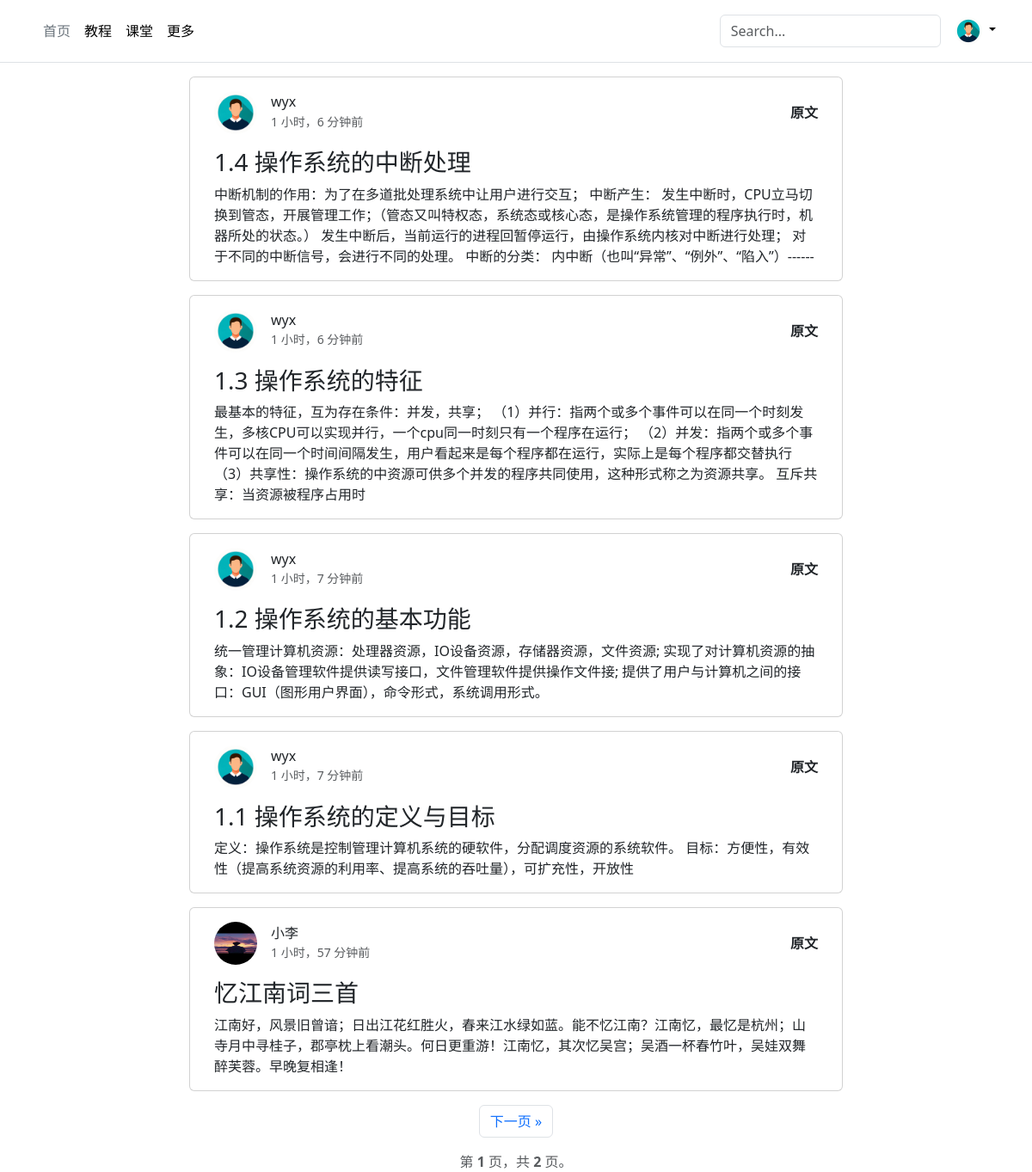
Page / (signed in) on the committed database.
### user/models.py (models this page shows, shortened)
class User(AbstractUser):
    avatar = models.ImageField(upload_to='avatars/', blank=True,default='avatars/default.png')
    bio = models.TextField(max_length=100, blank=True)

### article/models.py (models this page shows, shortened)
class ArticlePost(models.Model):
    author = models.ForeignKey(User, on_delete=models.CASCADE)
    title = models.CharField(max_length=100)
    body = models.TextField()
    created = models.DateTimeField(auto_now_add=True)
    updated = models.DateTimeField(auto_now=True)
    column = models.ForeignKey(Column, on_delete=models.CASCADE, null=True, blank=True,related_name='articles')
    views = models.PositiveIntegerField(default=0)
    likes = models.PositiveIntegerField(default=0)

### article/views.py (the view)
# urls.py: path('', Index.as_view(), name='index'),
class Index(ListView):
    template_name = 'article/index.html'
    queryset = ArticlePost.objects.all()
    paginate_by = 5
    context_object_name = 'articles'
    def get_queryset(self):
        queryset = super().get_queryset().order_by('-created')
        query = self.request.GET.get('search')
        if query:
                    queryset = queryset.filter(
            Q(title__icontains=query) | Q(body__icontains=query) | Q(author__username__icontains=query)
        )
        return queryset

### templates/article/index.html (shortened to what this page needs)
{% extends 'base.html' %}
{% block content %}
<div class="container">
  <div class="row justify-content-center">
    {% if articles %}
    {% for article in articles %}
    <div class="card col-lg-8 mb-3">
      <div class="card-body">
        <div class="d-flex align-items-center mb-3">
          <img src="{{ article.author.avatar.url }}" alt="用户头像" class="rounded-circle me-3"
            style="width: 50px; height: 50px;">
          <div>
            <a href="{% url 'user:profile' article.author.id %}" class="text-decoration-none text-dark">
              <h6 class="mb-0">{{ article.author.username }}</h6>
            </a>
            <small class="text-muted">{{ article.created|timesince }}前</small>
          </div>
          <a href="{% url 'article:detail' article.id %}" class="ms-auto text-decoration-none text-dark fw-bold">原文</a>
        </div>
        <h3 class="card-title">{{article.title}}</h3>
        <p class="card-text">{{article.body|slice:":200"}}</p>
      </div>
    </div>
    {% endfor %}
    {% else %}
    <p class="text-center">目前没有文章。</p>
    {% endif %}
  </div>
</div>
{% if is_paginated %}
<nav aria-label="Pagination">
  <ul class="pagination justify-content-center">
    {% if page_obj.has_next %}
    <li class="page-item">
      <a class="page-link" href="/?page={{ page_obj.next_page_number }}" aria-label="Next">
        下一页 <span aria-hidden="true">&raquo;</span>
      </a>
    </li>
    {% else %}
    <li class="page-item disabled">
      <span class="page-link" aria-hidden="true">下一页 &raquo;</span>
    </li>
    {% endif %}
  </ul>
  <div class="text-center mt-2">
    <span class="text-muted">
      第 <strong>{{ page_obj.number }}</strong> 页，共 <strong>{{ page_obj.paginator.num_pages }}</strong> 页。
    </span>
  </div>
</nav>
{% endif %}
{% endblock %}

### templates/base.html (shortened to what this page needs)
{% load static %}
<!DOCTYPE html>
<html lang="zh-cn">
  <head>
    <link
      rel="stylesheet"
      href="{% static 'bootstrap/css/bootstrap.min.css' %}"
    />
  </head>
  <body>
    <header class="p-3 mb-3 border-bottom">
      <div class="container">
        <div
          class="d-flex flex-wrap align-items-center justify-content-center justify-content-lg-start"
        >
          <ul
            class="nav col-12 col-lg-auto me-lg-auto mb-2 justify-content-center mb-md-0"
          >
            <li>
              <a href="/" class="nav-link px-2 link-secondary">首页</a>
            </li>
            <li>
              <a href="/course" class="nav-link px-2 link-body-emphasis">教程</a>
            </li>
            <li>
              <a href="#" class="nav-link px-2 link-body-emphasis">课堂</a>
            </li>
            <li>
              <a href="#" class="nav-link px-2 link-body-emphasis">更多</a>
            </li>
          </ul>
          <form class="col-12 col-lg-auto mb-3 mb-lg-0 me-lg-3" role="search">
            <input
              type="search"
              class="form-control"
              name="search"
              placeholder="Search..."
              aria-label="Search"
            />
          </form>
          {% if user.is_authenticated %}
          <div class="dropdown text-end">
            <a
              href="#"
              class="d-block link-body-emphasis text-decoration-none dropdown-toggle"
              data-bs-toggle="dropdown"
              aria-expanded="false"
            >
            {% if user.avatar %}
              <img
                src="{{ user.avatar.url}}"
                alt="avatar"
                width="32"
                height="32"
                class="rounded-circle"
              />
              {% endif %}
            </a>
            {% else %}
            <a href="/user/login" class="nav-link px-2 link-secondary">登录</a>
            {% endif %}
          </div>
        </div>
      </div>
    </header>
    {% block content %}{% endblock content %}
  </body>
</html>

### rows in the picture
User: avatar (placeholder picture)
ArticlePost: author.avatar (placeholder picture), author.username "wyx", created "1 小时，6 分钟", title "1.4 操作系统的中断处理", body "中断机制的作用：为了在多道批处理系统中让用户进行交互； 中断产生： 发生中断时，CPU立马切换到管态，开展管理工作；（管态又叫特权态，系统态或核心态，是操作系统管理的程序执行时，机器所处的状态。） 发生中断后，当前运行的进程回暂停运行，由操作系统内核对中断进行处理； 对于不同的中断信号，会进行不同的处理。 中断的分类： 内中断（也叫“异常”、“例外”、“陷入”）------"
ArticlePost: author.avatar (placeholder picture), author.username "wyx", created "1 小时，6 分钟", title "1.3 操作系统的特征", body "最基本的特征，互为存在条件：并发，共享； （1）并行：指两个或多个事件可以在同一个时刻发生，多核CPU可以实现并行，一个cpu同一时刻只有一个程序在运行； （2）并发：指两个或多个事件可以在同一个时间间隔发生，用户看起来是每个程序都在运行，实际上是每个程序都交替执行 （3）共享性：操作系统的中资源可供多个并发的程序共同使用，这种形式称之为资源共享。 互斥共享：当资源被程序占用时"
ArticlePost: author.avatar (placeholder picture), author.username "wyx", created "1 小时，7 分钟", title "1.2 操作系统的基本功能", body "统一管理计算机资源：处理器资源，IO设备资源，存储器资源，文件资源; 实现了对计算机资源的抽象：IO设备管理软件提供读写接口，文件管理软件提供操作文件接; 提供了用户与计算机之间的接口：GUI（图形用户界面），命令形式，系统调用形式。"
ArticlePost: author.avatar (placeholder picture), author.username "wyx", created "1 小时，7 分钟", title "1.1 操作系统的定义与目标", body "定义：操作系统是控制管理计算机系统的硬软件，分配调度资源的系统软件。 目标：方便性，有效性（提高系统资源的利用率、提高系统的吞吐量），可扩充性，开放性"
ArticlePost: author.avatar (picture), author.username "小李", created "1 小时，57 分钟", title "忆江南词三首", body "江南好，风景旧曾谙；日出江花红胜火，春来江水绿如蓝。能不忆江南？江南忆，最忆是杭州；山寺月中寻桂子，郡亭枕上看潮头。何日更重游！江南忆，其次忆吴宫；吴酒一杯春竹叶，吴娃双舞醉芙蓉。早晚复相逢！"

### other values in the picture
{{ page_obj.number }} "1"
{{ page_obj.paginator.num_pages }} "2"
